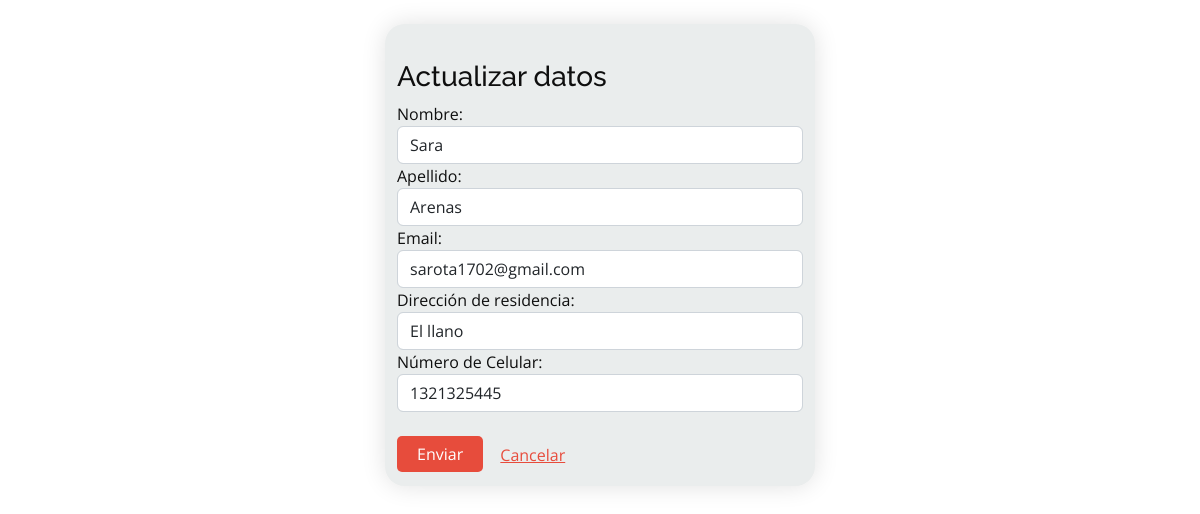
Page /actualizarU/1 (signed in) on the earlier database version.
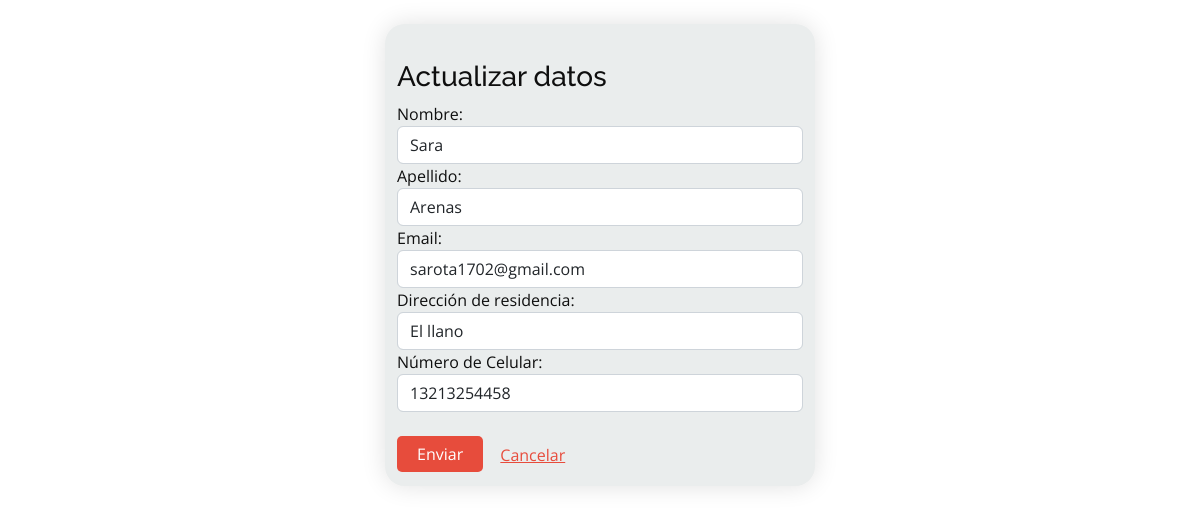
Same page on the later database version.
### servigou/models.py (models this page shows, shortened)
class User(AbstractUser):
    documento = models.IntegerField(unique=True, null=True, blank=False)
    celular = models.IntegerField(null=True, blank=False)
    direccion = models.CharField(max_length=20, null=True, blank=False)

### servigou/views.py (the view, shortened to what this page needs)
# urls.py: path('actualizarU/<int:id>', views.actualizarU, name='actualizarU'),
@login_required(login_url="login")
def actualizarU(request, id):
    usuario = User.objects.get(id=id)
    form = UserForm2(instance=usuario)
    context = {"form": form}
    return render(request, "Usuario/actualizarU.html", context)

### templates/Usuario/actualizarU.html (shortened to what this page needs)
{% extends 'layout/baseform.html' %}
{% load static %}
{% block contenido %}
<div class="container_reg" style="width: 430px">
  <form method="POST" action="">
    <br/>
    <h3>Actualizar datos</h3>
    {% csrf_token %} {{form.as_table}}
    <br />
    <button  type="submit" class="boton">
      Enviar
    </button>
    <a id="boton1" href="{% url 'home' %}" class="btn btn-link" >Cancelar </a><br />
  </form>
</div>
{% endblock %}

Differences in the rows shown:
changed User "Sara": celular "1321325445" → "13213254458"
